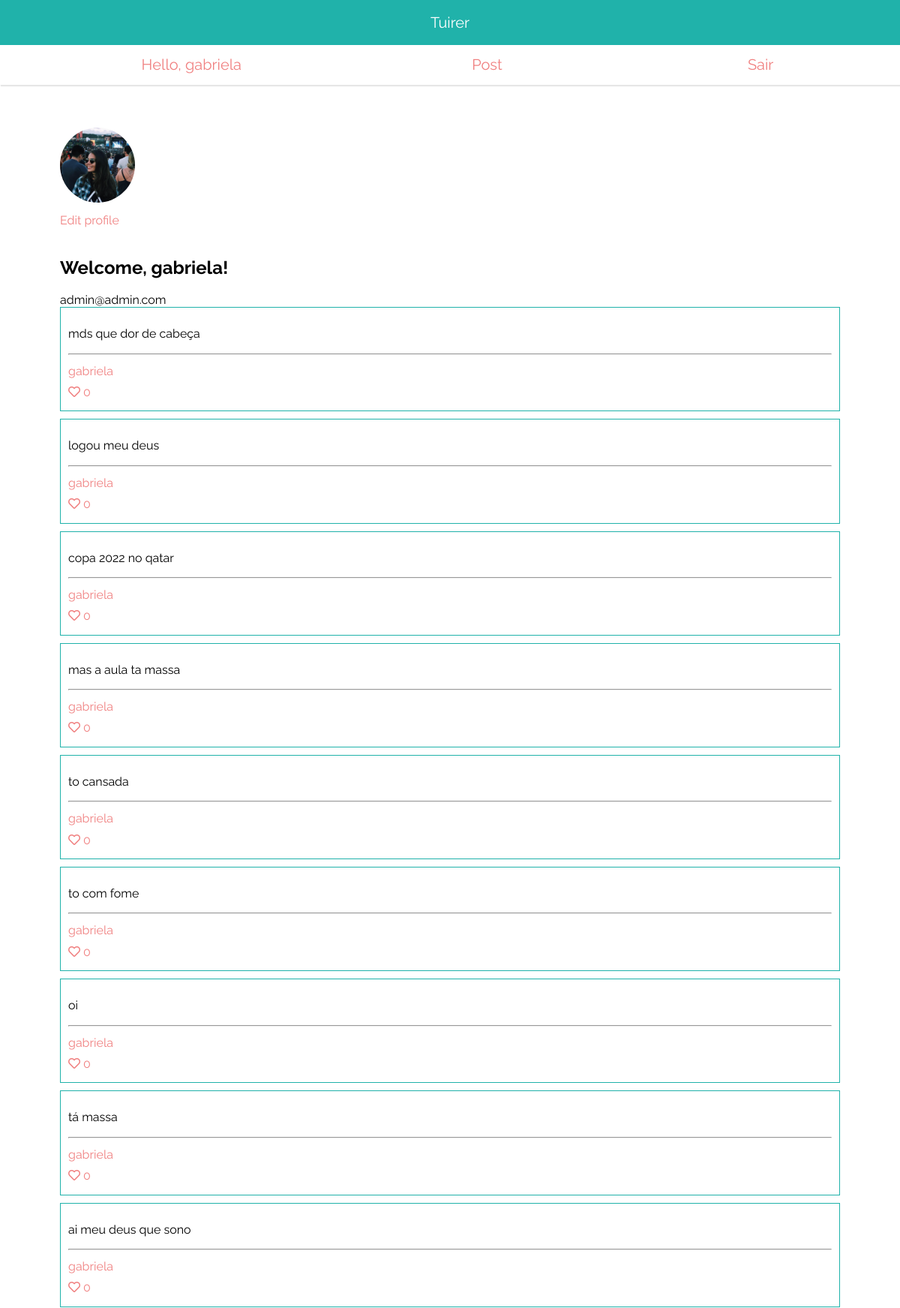
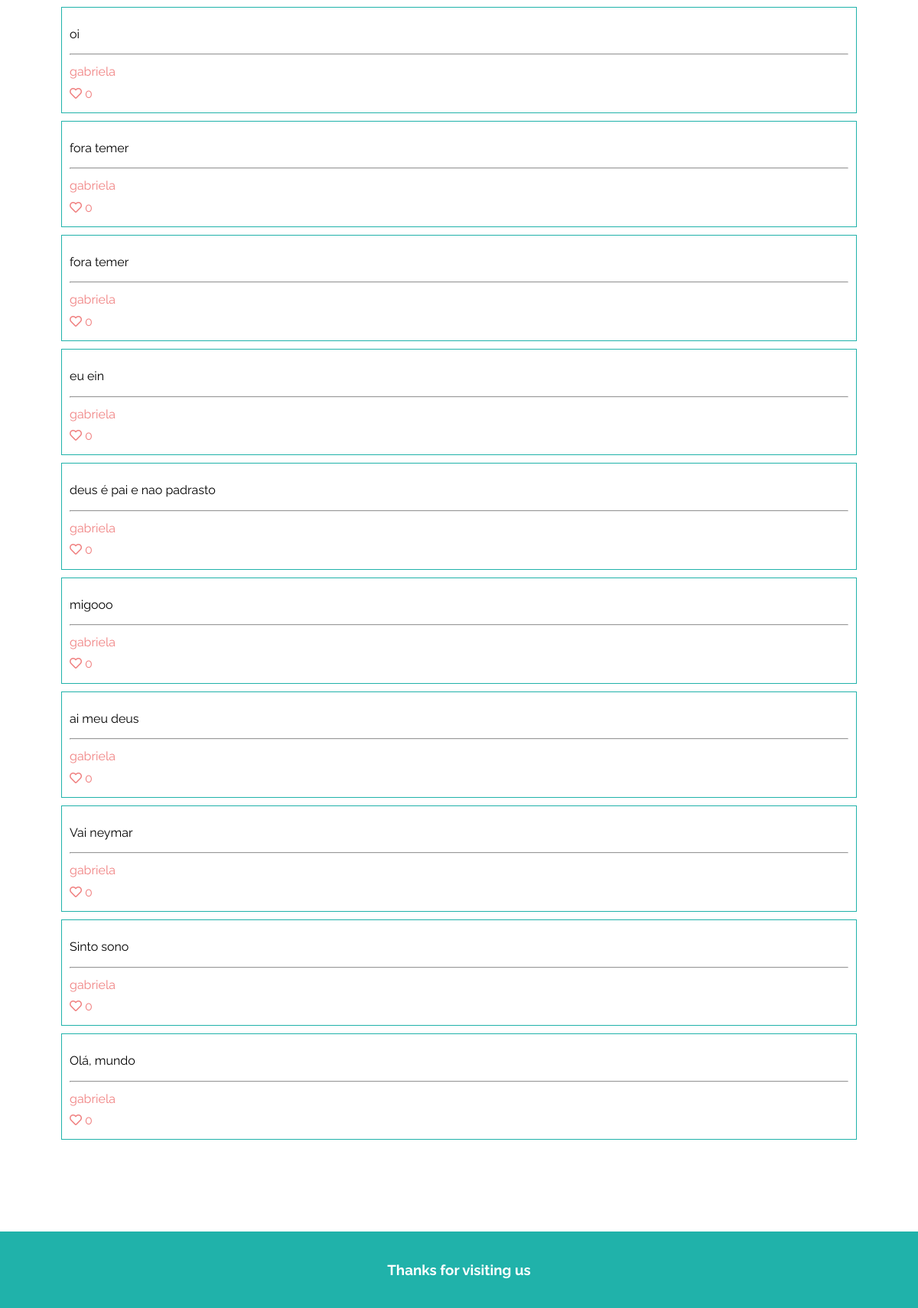
Page /perfil/1/ (signed in) on the committed database (2 pictures, top to bottom).
### users/models.py (models this page shows)
class User(AbstractUser):
    picture = models.ImageField('Foto de perfil', default='/img/blank-profile.png')
    following = models.ManyToManyField('self', blank=True)

### tuites/models.py (models this page shows, shortened)
class Tuite(models.Model):
    content = models.CharField('Tuite', max_length=280)
    author = models.ForeignKey('users.User', on_delete=models.CASCADE, related_name='tuites')
    date_created = models.DateTimeField(auto_now_add=True)
    liked_by = models.ManyToManyField('users.User', blank=True) # queryset dos usuário que gostaram do tweet
    objects = TuitesManager()
    @property
    def likes_count(self):
        return self.liked_by.count()
    class Meta:
        ordering = ('-date_created', )

### users/views.py (the view)
# urls.py: path('perfil/<int:pk>/', ProfileView.as_view(), name='profile'),
class ProfileView(DetailView):
    model = User
    template_name = 'profile.html'
    context_object_name = 'profile'
    ''''por padrão, o context_object_name é o nome do model (antes de definir
    que era 'profile', estava 'user')'''

### tuites/templatetags/tuites_likes.py (called while the page is built)
@register.simple_tag(takes_context=True)
def tuite_liked_icon(context):
    user = context.get('user')
    tuite = context.get('tuite')
    user_has_liked = tuite.liked_by.filter(pk=user.pk).exists()
    if user_has_liked:
        return format_html('<i class="fas fa-heart"></i>')
    return format_html('<i class="far fa-heart"></i>')

### templates/profile.html
{% extends "base.html" %}
{% block content %}
<div class="profile">
    <div class="profile-picture" style="background-image: url('{{ profile.picture.url }}');"></div>
    {% if profile == request.user %}
        <a href="{% url 'users:profile-edit' request.user.pk %}" id="edit-button">Edit profile</a>
    {% endif %}
    <h2 class="profile-title">Welcome, {{ profile }}!</h2>
    {{ profile.email }}
    <div>
        {% for tuite in profile.tuites.all %}
            {% include "includes/card.html" %}
        {% endfor %}
    </div>
</div>
{% endblock %}

### templates/includes/menu.html
<nav>
    <div class="menu">
        <a href="{% url 'home' %}" class="tuirer-title">Tuirer</a>
        <div class="submenu">
            {% if user.is_authenticated %}
                <a href="{% url 'users:profile' request.user.pk %}" class="redirect">Hello, {{ request.user.username }}</a>
            {% else %}
                <a href="{% url 'users:login' %}">Login</a>
            {% endif %}
            <a href="{% url 'tuites:post' %}" class="nav-link">Post</a>
            {% if user.is_authenticated %}
                <a href="{% url 'users:logout' %}" class="redirect">Sair</a>
            {% endif %}
        </div>
    </div>
</nav>

### templates/includes/card.html (shortened to what this page needs)
{% load tuites_likes %}
<div class="card">
    <p class="content">{{ tuite.content }}</p>
    <hr>
    <div class="author-and-likes">
        <a href="{% url 'users:profile' tuite.author.pk %}" class="author">
            {{ tuite.author }}
        </a>
        <div class="likes">
            <a href="{% url 'tuites:like' tuite.pk %}">
                {% tuite_liked_icon %}
                {{ tuite.likes_count }}
            </a>
        </div>
    </div>
</div>

### static/css/index.css (style rules this page uses)
body { font-family: 'Raleway', sans-serif; margin: 0; height: 100vh; }
nav { position: relative; top: 0; width: 100%; height: 60px; color: white; background-color: lightseagreen; font-size: 20px; margin-bottom: 30px; }
nav a { text-decoration: none; color: white; }
.nav-link { display: flex; justify-content: flex-start; align-items: center; color: black; }
.redirect { color: black; padding-left: 20px; }
.menu .tuirer-title { display: flex; height: 100%; justify-content: center; align-items: center; color: white; }
.submenu { display: flex; align-items: center; justify-content: space-around; padding: 15px; box-shadow: 1px 2px 1px #e6e6e6; }
.card { margin-bottom: 10px; border: 1px solid lightseagreen; padding: 10px; }
.card a { text-decoration: none; color: indianred; display: block; padding: 5px 0; }
.profile-title { padding-top: 20px; }
.profile-picture { width: 100px; height: 100px; background-repeat: no-repeat; background-size: cover; background-position: center; border-radius: 50%; }
.menu a { color: lightcoral; }
.profile a { text-decoration: none; color: lightcoral; }
.profile #edit-button { display: flex; margin-top: 15px; }

### rows in the picture
User: user.username "gabriela", picture (picture), username "gabriela", email "admin@admin.com"
Tuite: content "mds que dor de cabeça", author "gabriela", likes_count "0"
Tuite: content "logou meu deus", author "gabriela", likes_count "0"
Tuite: content "copa 2022 no qatar", author "gabriela", likes_count "0"
Tuite: content "mas a aula ta massa", author "gabriela", likes_count "0"
Tuite: content "to cansada", author "gabriela", likes_count "0"
Tuite: content "to com fome", author "gabriela", likes_count "0"
Tuite: content "oi", author "gabriela", likes_count "0"
Tuite: content "tá massa", author "gabriela", likes_count "0"
Tuite: content "ai meu deus que sono", author "gabriela", likes_count "0"
Tuite: content "oi", author "gabriela", likes_count "0"
Tuite: content "fora temer", author "gabriela", likes_count "0"
Tuite: content "fora temer", author "gabriela", likes_count "0"
Tuite: content "eu ein", author "gabriela", likes_count "0"
Tuite: content "deus é pai e nao padrasto", author "gabriela", likes_count "0"
Tuite: content "migooo", author "gabriela", likes_count "0"
Tuite: content "ai meu deus", author "gabriela", likes_count "0"
Tuite: content "Vai neymar", author "gabriela", likes_count "0"
Tuite: content "Sinto sono", author "gabriela", likes_count "0"
Tuite: content "Olá, mundo", author "gabriela", likes_count "0"
